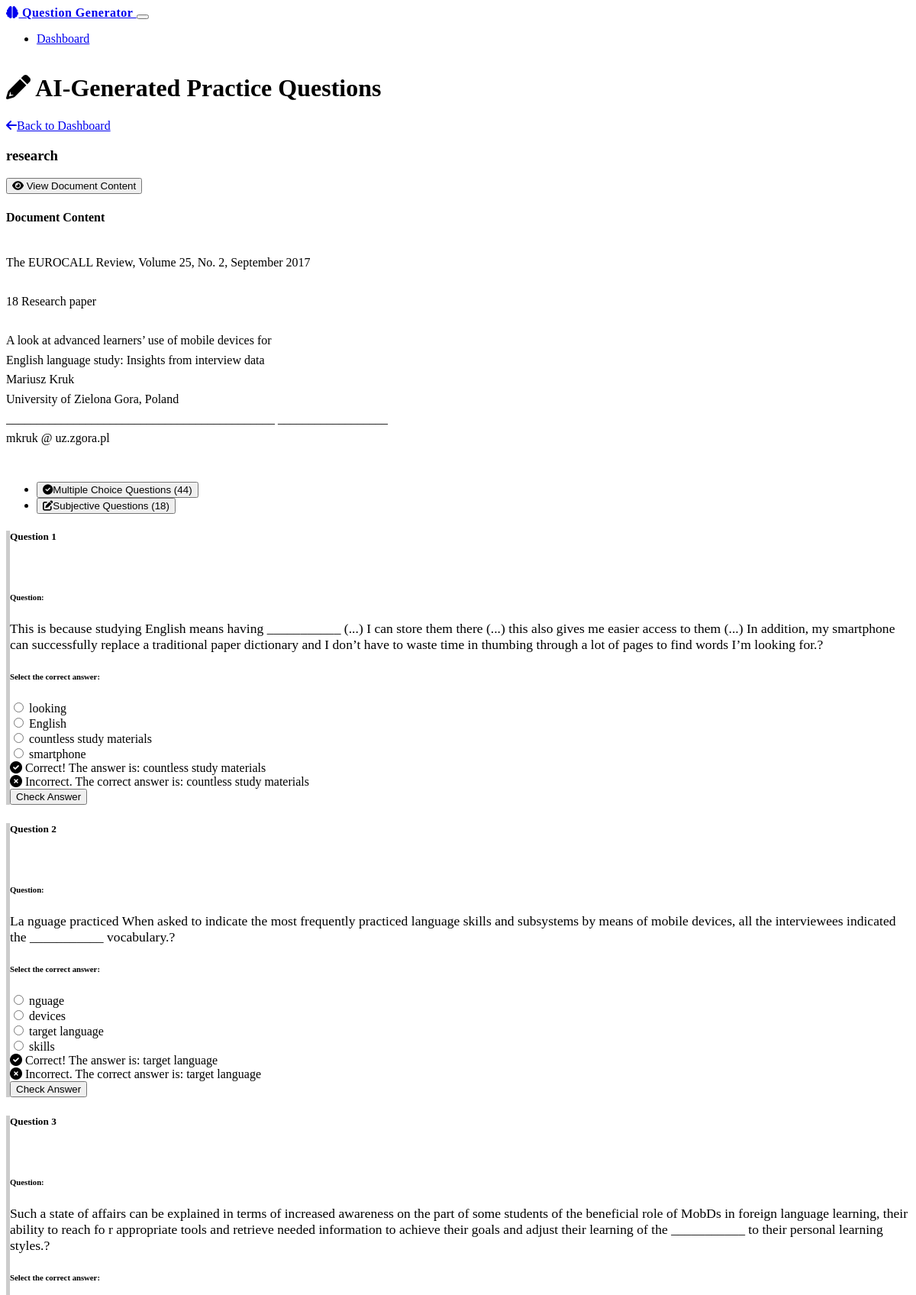
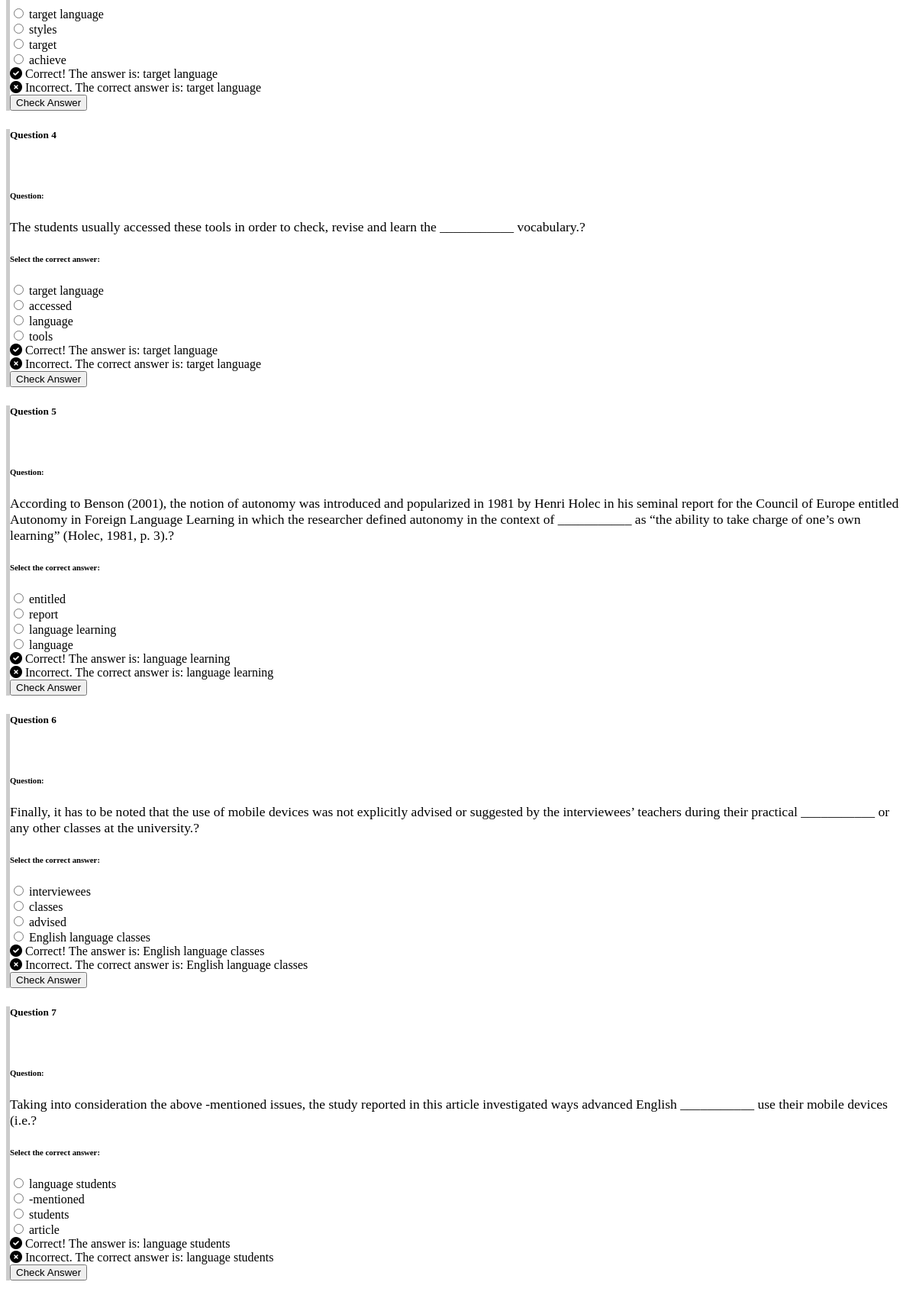
/practice/6 (upper part), run on the app's committed database (2 pictures, top to bottom).
### models.py (models this page shows, shortened)
class Document(db.Model):
    id = db.Column(db.Integer, primary_key=True)
    title = db.Column(db.String(255), nullable=False)
    filename = db.Column(db.String(255), nullable=False)
    original_filename = db.Column(db.String(255), nullable=False)
    content = db.Column(db.Text, nullable=False)
    processed = db.Column(db.Boolean, default=False)
    created_at = db.Column(db.DateTime, default=datetime.utcnow)
    questions = db.relationship('Question', backref='document', lazy=True, cascade="all, delete-orphan")

class Question(db.Model):
    id = db.Column(db.Integer, primary_key=True)
    document_id = db.Column(db.Integer, db.ForeignKey('document.id'), nullable=False)
    question_text = db.Column(db.Text, nullable=False)
    question_type = db.Column(db.String(20), nullable=False)  # 'mcq' or 'subjective'
    options = db.Column(db.Text, nullable=True)  # For MCQs, comma-separated
    correct_answer = db.Column(db.Text, nullable=True)
    created_at = db.Column(db.DateTime, default=datetime.utcnow)
    def get_options(self):
        if self.options:
            return self.options.split(',')
        return []

### app.py (the view)
@app.route('/practice/<int:document_id>')
def practice(document_id):
    document = Document.query.get_or_404(document_id)
    mcq_questions = Question.query.filter_by(document_id=document_id, question_type='mcq').all()
    subjective_questions = Question.query.filter_by(document_id=document_id, question_type='subjective').all()
    return render_template('practice.html',
                          document=document,
                          mcq_questions=mcq_questions,
                          subjective_questions=subjective_questions)

### app.py (called while the page is built)
@app.context_processor
def inject_now():
    return {'now': datetime.now}

### templates/practice.html (shortened to what this page needs)
{% extends "layout.html" %}
{% block content %}
<div class="row">
    <div class="col-md-12">
        <div class="card border-0 shadow-sm mb-4">
            <div class="card-body p-4">
                <div class="d-flex justify-content-between align-items-center mb-4">
                    <h1 class="mb-0">
                        <i class="fas fa-pencil-alt me-2 text-primary"></i>
                        AI-Generated Practice Questions
                    </h1>
                    <div>
                        <a href="{{ url_for('index') }}" class="btn btn-outline-secondary me-2">
                            <i class="fas fa-arrow-left me-2"></i>Back to Dashboard
                        </a>
                    </div>
                </div>
                <div class="card mb-4">
                    <div class="card-header bg-primary text-white">
                        <h3 class="mb-0">{{ document.title }}</h3>
                    </div>
                    <div class="card-body">
                        <div class="d-flex justify-content-end mb-3">
                            <button class="btn btn-outline-info btn-sm" type="button" data-bs-toggle="collapse" data-bs-target="#documentContent">
                                <i class="fas fa-eye me-1"></i> View Document Content
                            </button>
                        </div>
                        <div class="collapse mb-4" id="documentContent">
                            <div class="card card-body bg-light">
                                <h4 class="mb-3">Document Content</h4>
                                <div style="max-height: 300px; overflow-y: auto;">
                                    <p style="white-space: pre-line;">{{ document.content }}</p>
                                </div>
                            </div>
                        </div>
                        <ul class="nav nav-tabs" id="questionTabs" role="tablist">
                            <li class="nav-item" role="presentation">
                                <button class="nav-link active" id="mcq-tab" data-bs-toggle="tab" data-bs-target="#mcq" type="button" role="tab" aria-controls="mcq" aria-selected="true">
                                    <i class="fas fa-check-circle me-2"></i>Multiple Choice Questions ({{ mcq_questions|length }})
                                </button>
                            </li>
                            <li class="nav-item" role="presentation">
                                <button class="nav-link" id="subjective-tab" data-bs-toggle="tab" data-bs-target="#subjective" type="button" role="tab" aria-controls="subjective" aria-selected="false">
                                    <i class="fas fa-edit me-2"></i>Subjective Questions ({{ subjective_questions|length }})
                                </button>
                            </li>
                        </ul>
                        <div class="tab-content p-3" id="questionTabsContent">
                            <div class="tab-pane fade show active" id="mcq" role="tabpanel" aria-labelledby="mcq-tab">
                                {% if mcq_questions %}
                                <form id="mcqForm">
                                    {% for question in mcq_questions %}
                                    <div class="card mb-4 question-card" id="mcq-question-{{ question.id }}">
                                        <div class="card-header d-flex justify-content-between align-items-center">
                                            <h5 class="mb-0">Question {{ loop.index }}</h5>
                                            <span class="badge bg-info">MCQ</span>
                                        </div>
                                        <div class="card-body">
                                            <div class="alert alert-secondary mb-3">
                                                <h6 class="fw-bold mb-2">Question:</h6>
                                                <p class="question-text mb-0">{{ question.question_text }}</p>
                                            </div>
                                            <h6 class="fw-bold mb-2">Select the correct answer:</h6>
                                            <div class="options-container">
                                                {% for option in question.get_options() %}
                                                <div class="form-check mb-3">
                                                    <input class="form-check-input" type="radio" name="mcq-{{ question.id }}" id="mcq-{{ question.id }}-option-{{ loop.index }}" value="{{ option }}">
                                                    <label class="form-check-label" for="mcq-{{ question.id }}-option-{{ loop.index }}">
                                                        {{ option }}
                                                    </label>
                                                </div>
                                                {% endfor %}
                                            </div>
                                            <div class="mt-3 d-none feedback-container">
                                                <div class="alert correct-answer d-none alert-success">
                                                    <i class="fas fa-check-circle me-2"></i>
                                                    <span>Correct! The answer is: {{ question.correct_answer }}</span>
                                                </div>
                                                <div class="alert wrong-answer d-none alert-danger">
                                                    <i class="fas fa-times-circle me-2"></i>
                                                    <span>Incorrect. The correct answer is: {{ question.correct_answer }}</span>
                                                </div>
                                            </div>
                                        </div>
                                        <div class="card-footer">
                                            <button type="button" class="btn btn-primary check-answer" data-question-id="{{ question.id }}" data-correct-answer="{{ question.correct_answer }}">
                                                Check Answer
                                            </button>
                                        </div>
                                    </div>
                                    {% endfor %}
                                </form>
                                {% else %}
                                <div class="alert alert-info" role="alert">
                                    <i class="fas fa-info-circle me-2"></i>
                                    No multiple choice questions have been generated for this document yet.
                                </div>
                                {% endif %}
                            </div>
                        </div>
                    </div>
                </div>
            </div>
        </div>
    </div>
</div>
{% endblock %}

### static/css/custom.css (style rules this page uses)
body { min-height: 100vh; display: flex; flex-direction: column; }
.card { transition: transform 0.2s, box-shadow 0.2s; }
.question-card { border-left: 5px solid #ccc; margin-bottom: 1.5rem; }
.question-card .question-text { font-size: 1.1rem; font-weight: 500; }
.feedback-container { transition: all 0.3s ease; }
#documentContent p { line-height: 1.6; }
.badge.bg-info { color: #fff; }

### data on the page
Document: title "research", content "The EUROCALL Review, Volume 25, No. 2, September 2017 18 Research paper A look at advanced learners’ use of mobile devices for English language study: Insights from interview data Mariusz Kruk University of Zielona Gora, Poland ____________________________________________ __________________ mkruk @ uz.zgora.pl…"
Question: question_text "This is because studying English means having ___________ (...) I can store them there (...) this also gives me easier access to them (...) In addition, my smartphone can successfully replace a traditional paper dictionary and I don’t have to waste time in thumbing through a lot of pages to find words I’m looking for.?", get_options "looking" "English" "countless study materials" "smartphone", correct_answer "countless study materials"
Question: question_text "La nguage practiced When asked to indicate the most frequently practiced language skills and subsystems by means of mobile devices, all the interviewees indicated the ___________ vocabulary.?", get_options "nguage" "devices" "target language" "skills", correct_answer "target language"
Question: question_text "Such a state of affairs can be explained in terms of increased awareness on the part of some students of the beneficial role of MobDs in foreign language learning, their ability to reach fo r appropriate tools and retrieve needed information to achieve their goals and adjust their learning of the ___________ to their personal learning styles.?", get_options "target language" "styles" "target" "achieve", correct_answer "target language"
Question: question_text "The students usually accessed these tools in order to check, revise and learn the ___________ vocabulary.?", get_options "target language" "accessed" "language" "tools", correct_answer "target language"
Question: question_text "According to Benson (2001), the notion of autonomy was introduced and popularized in 1981 by Henri Holec in his seminal report for the Council of Europe entitled Autonomy in Foreign Language Learning in which the researcher defined autonomy in the context of ___________ as “the ability to take charge of one’s own learning” (Holec, 1981, p. 3).?", get_options "entitled" "report" "language learning" "language", correct_answer "language learning"
Question: question_text "Finally, it has to be noted that the use of mobile devices was not explicitly advised or suggested by the interviewees’ teachers during their practical ___________ or any other classes at the university.?", get_options "interviewees" "classes" "advised" "English language classes", correct_answer "English language classes"
Question: question_text "Taking into consideration the above -mentioned issues, the study reported in this article investigated ways advanced English ___________ use their mobile devices (i.e.?", get_options "language students" "-mentioned" "students" "article", correct_answer "language students"

### other printed values
{{ mcq_questions|length }} "44"
{{ subjective_questions|length }} "18"
